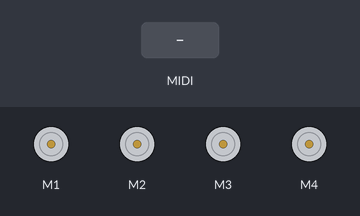
Simulated run of this sketch. Board: Arduino Uno, built with avr-gcc and run on an emulated ATmega328P. On the bench: 4 × DC motor (green arrow = forward, orange = backward, longer = faster). The inputs (shaded band) are chosen by the test bench. MIDI output is not drawn.

Above: at 1.2 s.
1.3 s: MIDI note 60 received
At 1.31 s:
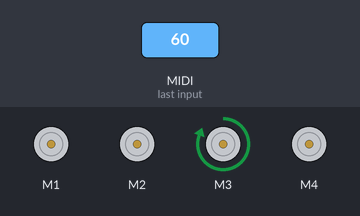
Timing chart, 0 to 4.3 s (numbered marks = the images above; inputs shaded):
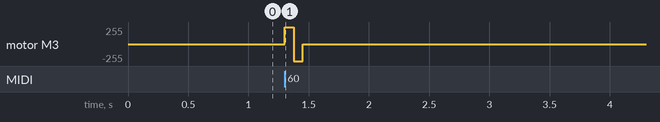

The sketch:

maquinadesamba.ino
```cpp
// (licence header left out)
#include <Adafruit_MotorShield.h>
#include <MIDI.h>

/*
 * This is the time in milliseconds we have the actuator on either state
 * before leaving it floating.
 *
 * The ones we use draw quite a bit of current and this value is a good
 * compromise between speed, force and dissipation.
 */
#define HOLD_TIME 75

MIDI_CREATE_DEFAULT_INSTANCE();

Adafruit_MotorShield AFMS = Adafruit_MotorShield();

Adafruit_DCMotor *motor0 = AFMS.getMotor(1);
Adafruit_DCMotor *motor1 = AFMS.getMotor(2);
Adafruit_DCMotor *motor2 = AFMS.getMotor(3);
Adafruit_DCMotor *motor3 = AFMS.getMotor(4);

Adafruit_DCMotor *motores[] = {
    motor0,
    motor1,
    motor2,
    motor3
};


/*
 * A table of times to know when to move back the actuator to it's resting
 * position and to unpower it.
 *
 * If nonzero that motor is active. Otherwise we do nothing.
 */
unsigned long upTimes[] = {0, 0, 0, 0};
unsigned long releaseTimes[] = {0, 0, 0, 0};


void setup() {
    AFMS.begin();
    for(uint8_t idx=0; idx < 4; idx++) {
        Adafruit_DCMotor *mot = motores[idx];

        mot->setSpeed(255);
        mot->run(RELEASE);
    }

    MIDI.setHandleNoteOn(handleNoteOn);
    MIDI.setHandleNoteOff(handleNoteOff);

    // Initiate MIDI communications, listen to all channels
    MIDI.begin(MIDI_CHANNEL_OMNI);
    Serial.begin(115200); // use a standard bitrate for computer serial ports.
}


void loop() {
    unsigned long now = millis();

    MIDI.read();

    for(uint8_t idx=0; idx < 4; idx++) {
        if (upTimes[idx] && abs(upTimes[idx] - now) > HOLD_TIME) {
            upTimes[idx] = 0;
            releaseTimes[idx] = now + HOLD_TIME;

            if (releaseTimes[idx] == 0) {
                releaseTimes[idx] += 1;
            }

            Adafruit_DCMotor *mot = motores[idx];
            mot->run(BACKWARD);
        }

        if (releaseTimes[idx] && abs(releaseTimes[idx] - now) > HOLD_TIME) {
            releaseTimes[idx] = 0;

            Adafruit_DCMotor *mot = motores[idx];
            mot->run(RELEASE);
        }
    }
}


/*
 * This is called when a new NOTE ON event arrives.
 * Maps the notes 57 59 60 62 to the four channels (z x c v on vkeybd)
 *
 * From the docs:
 * Try to keep your callbacks short (no delays ect)
 * otherwise it would slow down the loop() and have a bad impact
 * on real-time performance.
 */
void handleNoteOn(byte channel, byte pitch, byte velocity)
{
    unsigned long now = millis();
    byte idx = 255;

    switch(pitch) {
    case 57:
        idx = 0;
        break;
    case 59:
        idx = 1;
        break;
    case 60:
        idx = 2;
        break;
    case 62:
        idx = 3;
        break;
    default:
        break;
    }

    if (idx != 255) {
        releaseTimes[idx] = 0;
        upTimes[idx] = now + HOLD_TIME;

        if (upTimes[idx] == 0) {
            upTimes[idx] += 1;
        }

        Adafruit_DCMotor *mot = motores[idx];
        mot->run(FORWARD);
    }
}


void handleNoteOff(byte channel, byte pitch, byte velocity)
{
    // Note that NoteOn messages with 0 velocity are interpreted as NoteOffs.
}
```

Measured:
- after the input at 1.3 s, motor M3: stopped → forward 255/255 at once, → backward 255/255 0.08 s later, → stopped 0.08 s later
